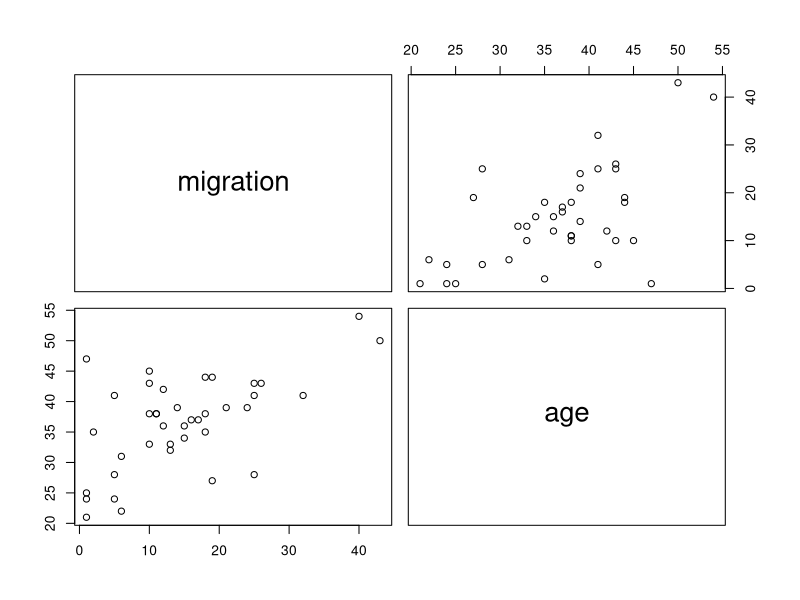
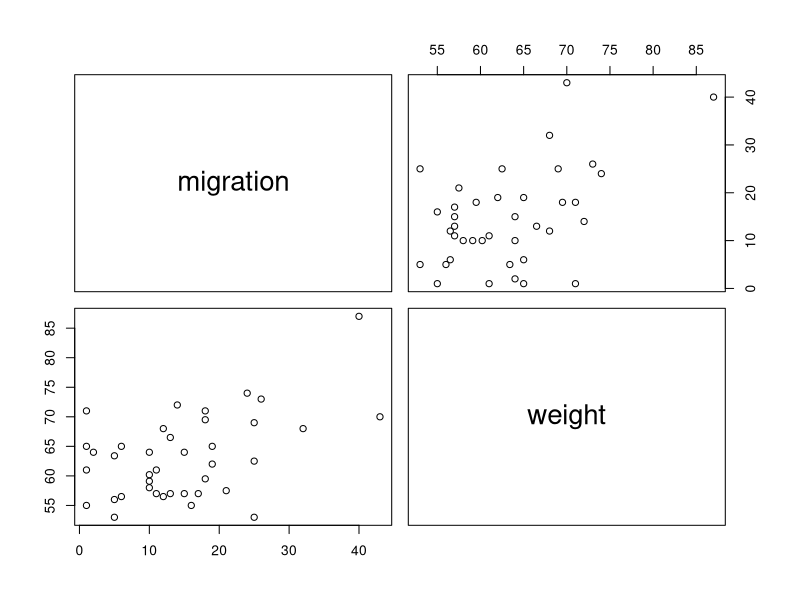
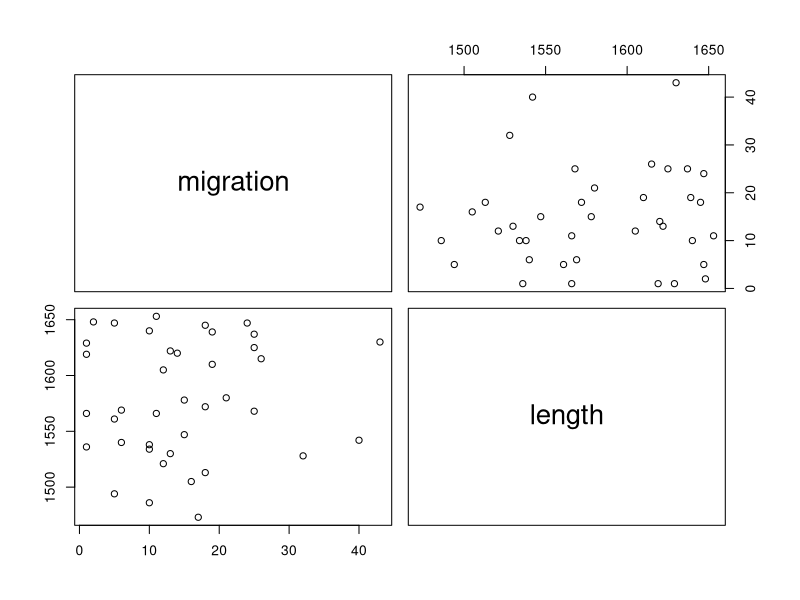
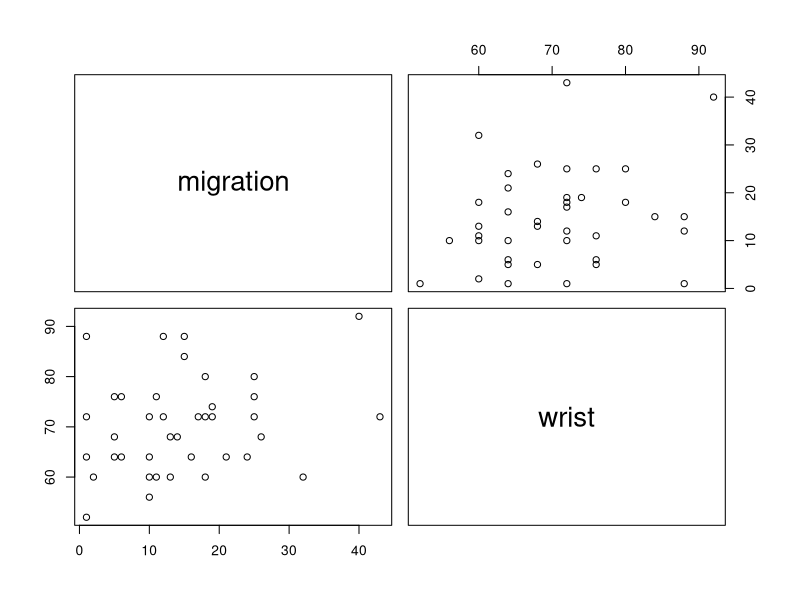
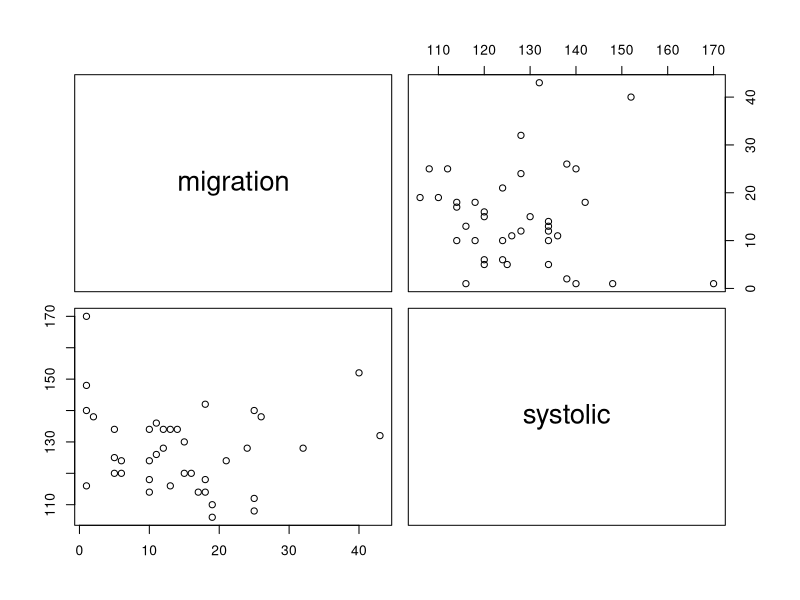
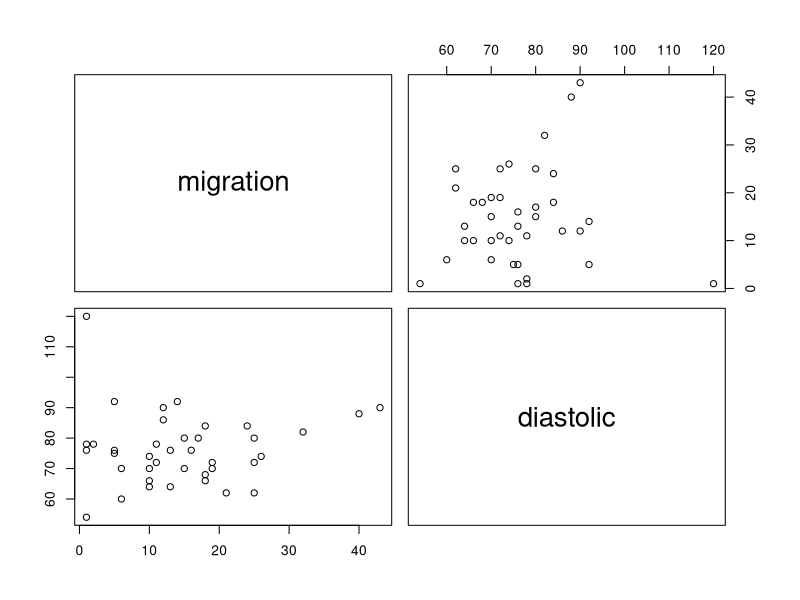

Write the R code that produced these figures, in order.
peruvians=read.table("peruvians.txt",header=TRUE)
peruvians <- peruvians[,-c(5,6,7)]

# 1
pairs(migration~age, data=peruvians)
pairs(migration~weight, data=peruvians)
pairs(migration~length, data=peruvians)
pairs(migration~wrist, data=peruvians)
pairs(migration~systolic, data=peruvians)
pairs(migration~diastolic, data=peruvians)

# maybe correlated: age, weight, diastolic

# 2

# We don't have to check the normality of the data, as rank correlation test does not assume normality.
attach(peruvians)
cor.test(migration, age, method="spearman")
# p-value = 0.002189, there is correlation

cor.test(migration, weight, method="spearman")
# p-value = 0.02861, there is correlation

cor.test(migration, length, method="spearman")
# p-value = 0.6087, there is no correlation

cor.test(migration, wrist, method="spearman")
# p-value = 0.1797, there is no correlation

cor.test(migration, systolic, method="spearman")
# p-value = 0.3054, there is no correlation

cor.test(migration, diastolic, method="spearman")
# p-value = 0.6494, there is no correlation
